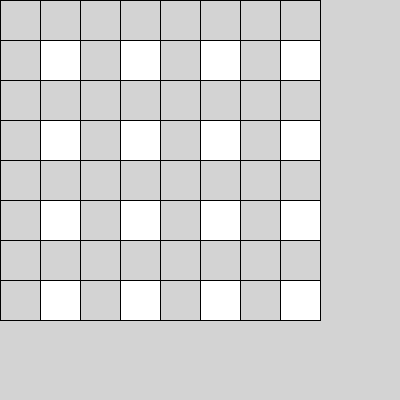
Frame 1 (no input)
Frame 60 (the mouse pressed at the canvas centre just before this capture): identical to frame 1, image omitted
Frame 120 (the mouse held since frame 60 and released just before this capture): identical to frame 1, image omitted

The Processing sketch that drew this single still picture (run headless with seeded random() and noise(); from frame 60 on, the mouse is pressed at the canvas centre):

// Processing sketch: Task_6
// ── Task_6.pde
// code doesnøt make a chess board

int[][] board = new int[8][8];
int sideLength = 40;

void setup() {
  size(400,400);
  background(211);
  for (int i = 0; i < board.length; i++) {
    for(int j = 0; j < board.length; j++) {
       board[i][j] = (i % 2) * (j % 2); // the problem is this line
    }
  }
}

void draw() {
  for (int i = 0; i < board.length; i++) {
    for(int j = 0; j < board.length; j++) {
     if (board[i][j] == 0) { 
     fill(211); 
     } else if (board[i][j] == 1) {
      fill(255);
     } 
    rect(i * sideLength, j * sideLength, sideLength, sideLength);
    }
  }
}
